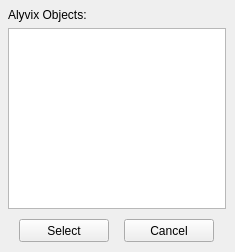
<?xml version="1.0" encoding="UTF-8"?>
<ui version="4.0">
 <class>Form</class>
 <widget class="QWidget" name="Form">
  <property name="geometry">
   <rect>
    <x>0</x>
    <y>0</y>
    <width>235</width>
    <height>252</height>
   </rect>
  </property>
  <property name="windowTitle">
   <string>Form</string>
  </property>
  <widget class="QListWidget" name="listWidgetAlyObj">
   <property name="geometry">
    <rect>
     <x>8</x>
     <y>28</y>
     <width>218</width>
     <height>181</height>
    </rect>
   </property>
  </widget>
  <widget class="QPushButton" name="pushButtonSelect">
   <property name="geometry">
    <rect>
     <x>19</x>
     <y>219</y>
     <width>90</width>
     <height>23</height>
    </rect>
   </property>
   <property name="text">
    <string>Select</string>
   </property>
  </widget>
  <widget class="QPushButton" name="pushButtonCancel">
   <property name="geometry">
    <rect>
     <x>124</x>
     <y>219</y>
     <width>90</width>
     <height>23</height>
    </rect>
   </property>
   <property name="text">
    <string>Cancel</string>
   </property>
  </widget>
  <widget class="QLabel" name="label">
   <property name="geometry">
    <rect>
     <x>8</x>
     <y>7</y>
     <width>211</width>
     <height>16</height>
    </rect>
   </property>
   <property name="text">
    <string>Alyvix Objects:</string>
   </property>
  </widget>
 </widget>
 <resources/>
 <connections/>
</ui>
